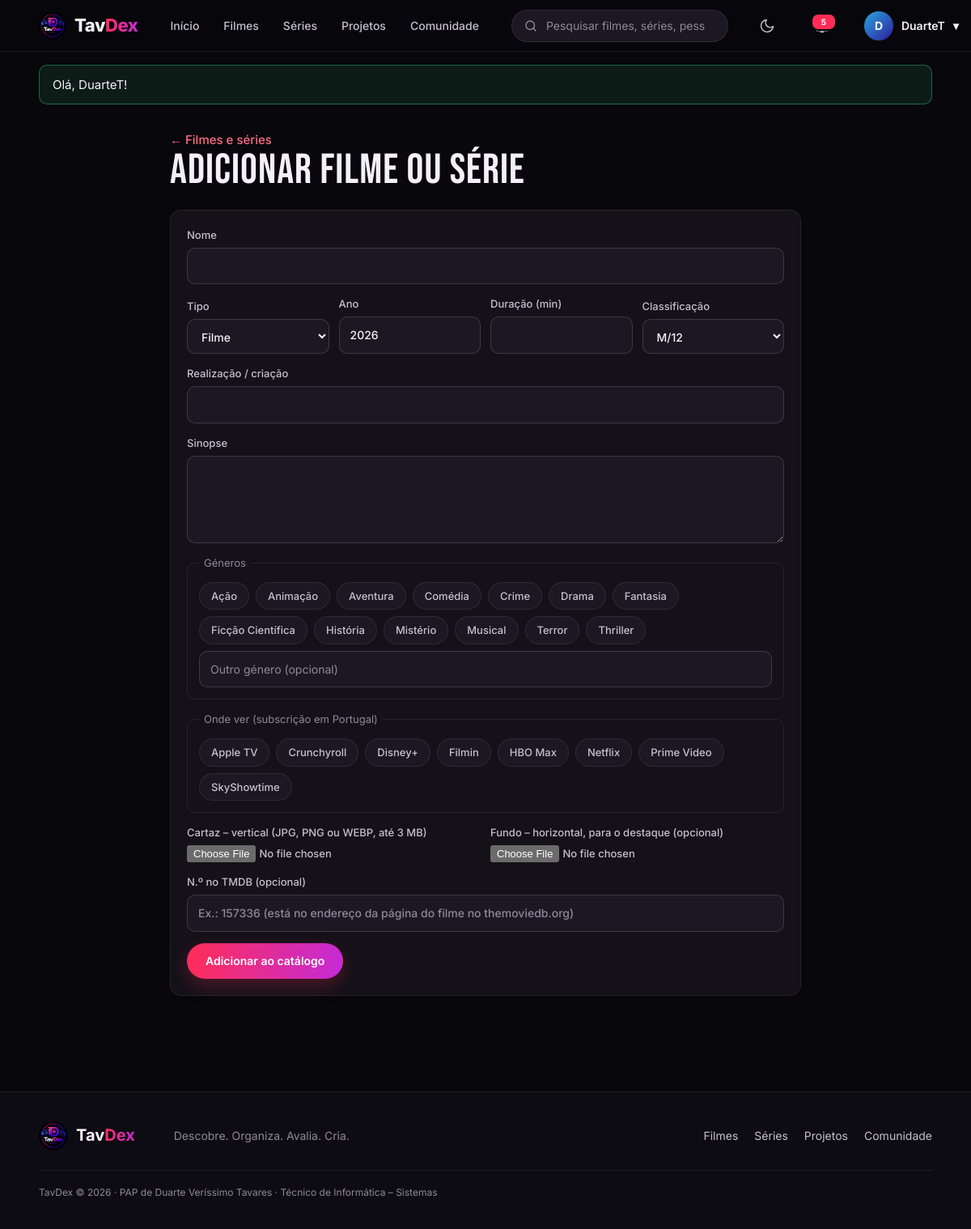
The app's page /admin_titulo.php (signed in) with its own data.
### tables this page shows
CREATE TABLE utilizadores (
    id INT AUTO_INCREMENT PRIMARY KEY,
    nome VARCHAR(20) NOT NULL UNIQUE,
    email VARCHAR(120) NOT NULL UNIQUE,
    password_hash VARCHAR(255) NOT NULL,
    bio VARCHAR(160) NOT NULL DEFAULT '',
    localizacao VARCHAR(40) NOT NULL DEFAULT '',
    cor SMALLINT NOT NULL DEFAULT 330,               
    papel ENUM('utilizador','admin') NOT NULL DEFAULT 'utilizador',
    bloqueado BOOLEAN NOT NULL DEFAULT 0,
    notif_email BOOLEAN NOT NULL DEFAULT 0,           
    criado_em TIMESTAMP NOT NULL DEFAULT CURRENT_TIMESTAMP
);

CREATE TABLE generos (
    id INT AUTO_INCREMENT PRIMARY KEY,
    nome VARCHAR(40) NOT NULL UNIQUE
);

CREATE TABLE plataformas (
    id INT AUTO_INCREMENT PRIMARY KEY,
    nome VARCHAR(40) NOT NULL UNIQUE,
    cor CHAR(7) NOT NULL DEFAULT '#888888',           
    url VARCHAR(200) NOT NULL DEFAULT ''              
);

### admin_titulo.php (the view, shortened to what this page needs)
<?php
require 'lib.php';
exigir_admin();
$id = (int)($_GET['id'] ?? $_POST['id'] ?? 0);
$t = $id ? linha('SELECT * FROM titulos WHERE id = ?', [$id]) : null;
$dados = $t ?? ['nome' => '', 'tipo' => 'filme', 'ano' => date('Y'), 'duracao_min' => '', 'idade' => 'M/12', 'sinopse' => '', 'realizador' => '', 'em_curso' => 0];
$generos = linhas('SELECT * FROM generos ORDER BY nome');
$todas_plataformas = linhas('SELECT * FROM plataformas ORDER BY nome');
require 'cabecalho.php';
?>
<div class="content"><div class="left narrow">
  <p><a class="lk" href="admin.php?s=titulos">← Filmes e séries</a><?php if ($t): ?> · <a class="lk" href="titulo.php?id=<?= $id ?>">Ver página</a><?php endif; ?></p>
  <h1 class="ph"><?= $t ? 'Editar ' . e($t['nome']) : 'Adicionar filme ou série' ?></h1>
  <form method="post" enctype="multipart/form-data" class="box form">
    <label>Nome<input name="nome" value="<?= e($dados['nome']) ?>" required maxlength="150"></label>
    <div class="row2">
      <label>Tipo<select name="tipo" data-tipo><option value="filme" <?= $dados['tipo'] === 'filme' ? 'selected' : '' ?>>Filme</option><option value="serie" <?= $dados['tipo'] === 'serie' ? 'selected' : '' ?>>Série</option></select></label>
      <label>Ano<input type="number" name="ano" value="<?= e($dados['ano']) ?>" min="1888" max="<?= date('Y') + 5 ?>" required></label>
      <label data-so="filme">Duração (min)<input type="number" name="duracao_min" value="<?= e($dados['duracao_min']) ?>" min="1" max="999"></label>
      <label>Classificação<select name="idade"><?php foreach (['M/6', 'M/12', 'M/14', 'M/16', 'M/18'] as $i): ?><option <?= $dados['idade'] === $i ? 'selected' : '' ?>><?= $i ?></option><?php endforeach; ?></select></label>
    </div>
    <label>Realização / criação<input name="realizador" value="<?= e($dados['realizador']) ?>" maxlength="100"></label>
    <label>Sinopse<textarea name="sinopse" rows="4" required maxlength="3000"><?= e($dados['sinopse']) ?></textarea></label>
    <fieldset class="gp2"><legend>Géneros</legend>
      <?php foreach ($generos as $g): ?><label class="chip"><span><?= e($g['nome']) ?></span></label><?php endforeach; ?>
      <input name="novo_genero" placeholder="Outro género (opcional)" maxlength="40">
    </fieldset>
    <fieldset class="gp2"><legend>Onde ver (subscrição em Portugal)</legend>
      <?php foreach ($todas_plataformas as $p): ?><label class="chip"><span><?= e($p['nome']) ?></span></label><?php endforeach; ?>
    </fieldset>
    <div class="row2">
      <label>Cartaz – vertical (JPG, PNG ou WEBP, até 3 MB)<input type="file" name="cartaz" accept="image/jpeg,image/png,image/webp"></label>
      <label>Fundo – horizontal, para o destaque (opcional)<input type="file" name="fundo" accept="image/jpeg,image/png,image/webp"></label>
    </div>
    <label>N.º no TMDB (opcional)<input type="number" name="tmdb_id" value="<?= e($dados['tmdb_id'] ?? '') ?>" min="1" placeholder="Ex.: 157336 (está no endereço da página do filme no themoviedb.org)"></label>
    <button class="btn primary"><?= $t ? 'Guardar alterações' : 'Adicionar ao catálogo' ?></button>
  </form>
</div></div>
<?php require 'rodape.php'; ?>

### cabecalho.php (shortened to what this page needs)
<?php
$u = eu();
$ativo = $ativo ?? '';
$por_ler = $u ? (int)valor('SELECT COUNT(*) FROM notificacoes WHERE utilizador_id = ? AND lida = 0', [$u['id']]) : 0;
$menu = ['index.php' => 'Início', 'catalogo.php?tipo=filme' => 'Filmes', 'catalogo.php?tipo=serie' => 'Séries', 'projetos.php' => 'Projetos', 'comunidade.php' => 'Comunidade'];
?><!DOCTYPE html>
<html lang="pt-PT">
<head>
<link rel="stylesheet" href="style.css">
</head>
<body class="<?= e_admin() ? 'is-admin' : '' ?>">
<header class="nav">
  <a href="index.php" class="bl"><img src="logo.png" alt=""><span>Tav<em>Dex</em></span></a>
  <nav>
    <?php foreach ($menu as $url => $nome): ?>
      <a href="<?= $url ?>" class="<?= $ativo === $nome ? 'active' : '' ?>"><?= $nome ?></a>
    <?php endforeach; ?>
  </nav>
  <form class="search" action="pesquisa.php" method="get" role="search">
    <svg viewBox="0 0 24 24"><circle cx="11" cy="11" r="7"/><path d="M20 20l-4-4"/></svg>
    <input type="search" name="q" value="<?= e($_GET['q'] ?? '') ?>" placeholder="Pesquisar filmes, séries, pessoas, projetos...">
  </form>
  <button class="icone-btn tema" type="button" data-tema aria-label="Mudar entre modo escuro e claro" title="Modo escuro / claro">
    <svg class="lua" viewBox="0 0 24 24"><path d="M21 12.8A9 9 0 1111.2 3a7 7 0 009.8 9.8z"/></svg>
  </button>
  <?php if ($u): ?>
    <a class="bell" href="notificacoes.php" aria-label="Notificações"><svg viewBox="0 0 24 24"><path d="M6 17V11a6 6 0 0112 0v6l2 2H4zM10 21h4"/></svg><?php if ($por_ler): ?><i><?= $por_ler ?></i><?php endif; ?></a>
    <div class="um">
      <button class="ub" type="button"><?= avatar($u) ?><span class="nome"><?= e($u['nome']) ?></span> ▾</button>
    </div>
  <?php else: ?>
    <a class="btn ghost sm nav-btn" href="login.php?voltar=<?= urlencode($_SERVER['REQUEST_URI'] ?? 'index.php') ?>">Entrar</a>
    <a class="btn primary sm nav-btn" href="registar.php">Registar</a>
  <?php endif; ?>
</header>
<main>
<?= mostrar_avisos() ?>

### lib.php (shortened to what this page needs)
<?php
function bd(): PDO
{
    static $pdo = null;
    if ($pdo === null) {
        $dsn = getenv('TAVDEX_DSN') ?: 'mysql:host=' . BD_HOST . ';dbname=' . BD_NOME . ';charset=utf8mb4';
        try {
            $pdo = new PDO($dsn, BD_UTILIZADOR, BD_PASSWORD, [
                PDO::ATTR_ERRMODE => PDO::ERRMODE_EXCEPTION,
                PDO::ATTR_DEFAULT_FETCH_MODE => PDO::FETCH_ASSOC,
            ]);
        } catch (PDOException $e) {
            http_response_code(500);
            exit('<p style="font-family:sans-serif">Não foi possível ligar à base de dados. Confirma que o MySQL está ligado (no XAMPP ou nos Serviços do Windows), que a password em <b>config.php</b> está certa e que importaste <b>base_dados.sql</b> e <b>dados.sql</b>.</p>');
        }
    }
    return $pdo;
}
function sql(string $consulta, array $param = []): PDOStatement
{
    $st = bd()->prepare($consulta);
    $st->execute($param);
    return $st;
}
function linhas(string $consulta, array $param = []): array
{
    return sql($consulta, $param)->fetchAll();
}
function linha(string $consulta, array $param = []): ?array
{
    $r = sql($consulta, $param)->fetch();
    return $r ?: null;
}
function valor(string $consulta, array $param = [])
{
    return sql($consulta, $param)->fetchColumn();
}
function eu(): ?array
{
    static $u = false;
    if ($u === false) {
        $u = null;
        if (!empty($_SESSION['uid'])) {
            $u = linha('SELECT * FROM utilizadores WHERE id = ?', [$_SESSION['uid']]);
        }
    }
    return $u;
}
function e_admin(): bool
{
    return eu() && eu()['papel'] === 'admin';
}
function exigir_login(): array
{
    if (!eu()) {
        aviso('Inicia sessão para continuar.', 'erro');
        ir('login.php?voltar=' . urlencode($_SERVER['REQUEST_URI'] ?? 'index.php'));
    }
    return eu();
}
function exigir_admin(): void
{
    exigir_login();
}
function e($texto): string
{
    return htmlspecialchars((string)$texto, ENT_QUOTES, 'UTF-8');
}
function mostrar_avisos(): string
{
    $html = '';
    foreach ($_SESSION['avisos'] ?? [] as [$tipo, $texto]) {
        $html .= '<div class="flash ' . e($tipo) . '">' . e($texto) . '</div>';
    }
    return $html;
}
function avatar(array $u, string $tamanho = 's'): string
{
    $letra = mb_strtoupper(mb_substr($u['nome'], 0, 1));
    return '<span class="av ' . $tamanho . '" style="--h:' . (int)$u['cor'] . '">' . e($letra) . '</span>';
}

### records on screen
utilizadores: nome "D", nome "DuarteT"
generos: nome "Ação"
generos: nome "Animação"
generos: nome "Aventura"
generos: nome "Comédia"
generos: nome "Crime"
generos: nome "Drama"
generos: nome "Fantasia"
generos: nome "Ficção Científica"
generos: nome "História"
generos: nome "Mistério"
generos: nome "Musical"
generos: nome "Terror"
generos: nome "Thriller"
plataformas: nome "Apple TV"
plataformas: nome "Crunchyroll"
plataformas: nome "Disney+"
plataformas: nome "Filmin"
plataformas: nome "HBO Max"
plataformas: nome "Netflix"
plataformas: nome "Prime Video"
plataformas: nome "SkyShowtime"

### other values on screen
$nome "Início"
$nome "Filmes"
$nome "Séries"
$nome "Projetos"
$nome "Comunidade"
$por_ler "5"
$texto "Olá, DuarteT!"
form field idade "M/12"
